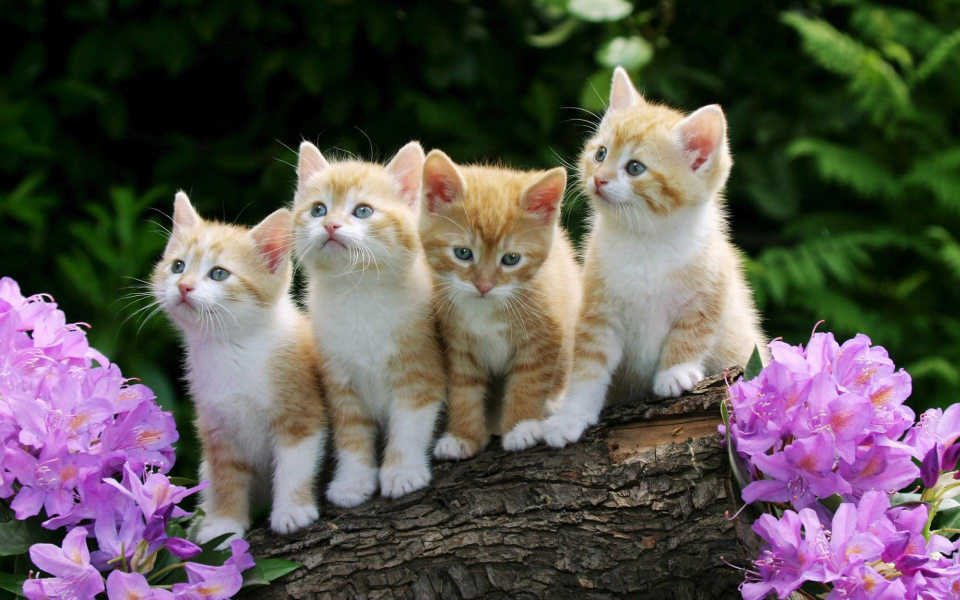
#> input picture sample.jpg, 1920 x 1200 px, found by its file name (shown at 1/2 size)
$ python edge_detection.py   (older library calls are emulated)
#> lines starting #> are read from the running program, lines starting #| are printed output that depends on the picture; after the words box and inside, x2 and y2 are one past the last pixel; in counts of white or black regions, pixels touching at a corner belong together
import cv2
import numpy as np

# Load the image
image = cv2.imread("sample.jpg")  # Replace with your image path
#> image is the input picture: shape (1200, 1920, 3); mean B, G, R 82.1, 85.7, 91.9
if image is None:
    print("Image not found. Please check the path.")
    exit()

# Resize for consistency
image = cv2.resize(image, (300, 300))
#> image: shape (300, 300, 3)

# Convert to grayscale
gray = cv2.cvtColor(image, cv2.COLOR_BGR2GRAY)

# 1. Canny Edge Detection
edges_canny = cv2.Canny(gray, 50, 150)
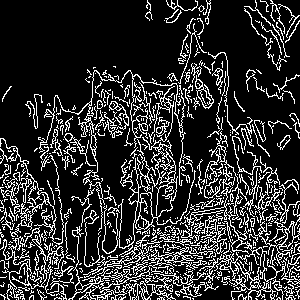
#> edges_canny: shape (300, 300); 18.9% white in thin lines or dots

# 2. Sobel Edge Detection (X and Y then combined)
sobelx = cv2.Sobel(gray, cv2.CV_64F, 1, 0, ksize=3)  # X direction
sobely = cv2.Sobel(gray, cv2.CV_64F, 0, 1, ksize=3)  # Y direction
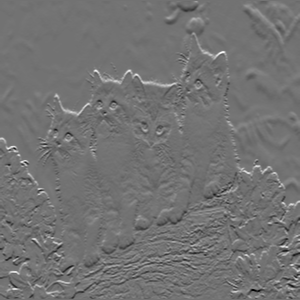
#> sobely: shape (300, 300) float64; min -763, max 929, mean 1.3; drawn with min black and max white
sobel_combined = cv2.magnitude(sobelx, sobely)
sobel_combined = np.uint8(np.clip(sobel_combined, 0, 255))
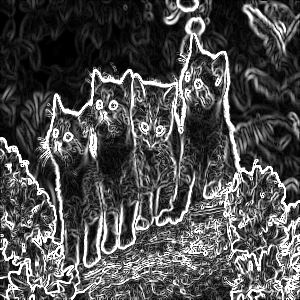
#> sobel_combined: shape (300, 300); min 0, max 255, mean 78.8

# 3. Laplacian Edge Detection
laplacian = cv2.Laplacian(gray, cv2.CV_64F)
laplacian = np.uint8(np.clip(laplacian, 0, 255))

# 4. Binary Thresholding (Binary Edge Detection)
_, binary = cv2.threshold(gray, 100, 255, cv2.THRESH_BINARY)
#> binary: shape (300, 300); 41.9% white; 209 white regions (191 under 20 px), largest, box (x1, y1, x2, y2) and area: (0, 18, 300, 300) 35872, (246, 7, 283, 50) 341, (177, 0, 198, 11) 179

# 5. Adaptive Thresholding
adaptive = cv2.adaptiveThreshold(gray, 255, cv2.ADAPTIVE_THRESH_GAUSSIAN_C,
                                  cv2.THRESH_BINARY, 11, 2)
#> adaptive: shape (300, 300); 59.9% white; 792 black regions (677 under 20 px), largest, box (x1, y1, x2, y2) and area: (0, 0, 300, 300) 21596, (0, 199, 74, 300) 2254, (238, 0, 300, 91) 1230

# Convert single channel to BGR for stacking
def to_bgr(img):
    return cv2.cvtColor(img, cv2.COLOR_GRAY2BGR)

# Add label text
def put_label(img, text, pos=(10, 25)):
#> called with text = 'Original', pos = (10, 25)
    return cv2.putText(img, text, pos, cv2.FONT_HERSHEY_SIMPLEX, 0.6, (0, 255, 0), 2)

# Prepare labeled images
original = put_label(image.copy(), "Original")
canny = put_label(to_bgr(edges_canny), "Canny")
#> in to_bgr, `return cv2.cvtColor(img, cv2.COLOR_GRAY2BGR)`: returned value: shape (300, 300, 3); 18.9% white in thin lines or dots
sobel = put_label(to_bgr(sobel_combined), "Sobel")
lap = put_label(to_bgr(laplacian), "Laplacian")
binary = put_label(to_bgr(binary), "Binary Threshold")
adaptive = put_label(to_bgr(adaptive), "Adaptive Threshold")
#> in put_label (call 6), `return cv2.putText(img, text, pos, cv2.FONT_HERSHEY_SIMPLEX, 0.6, (0, ..`:
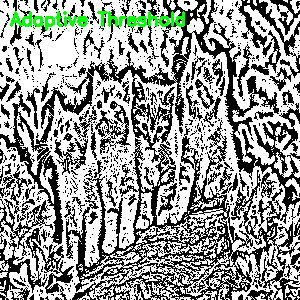
#> returned value: shape (300, 300, 3); mean B, G, R 150.2, 153.8, 150.2

# Stack images
row1 = np.hstack((original, canny, sobel))
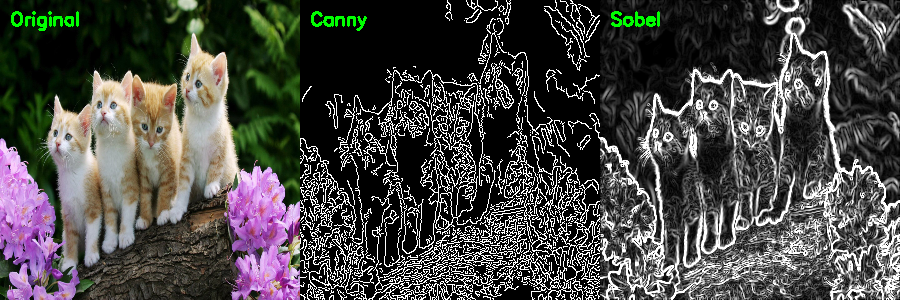
#> row1: shape (300, 900, 3); mean B, G, R 69.7, 72.1, 72.9
row2 = np.hstack((lap, binary, adaptive))
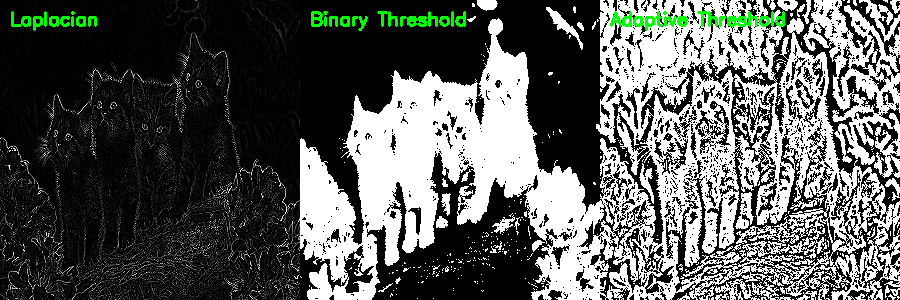
#> row2: shape (300, 900, 3); mean B, G, R 89.9, 92.8, 89.9
final = np.vstack((row1, row2))
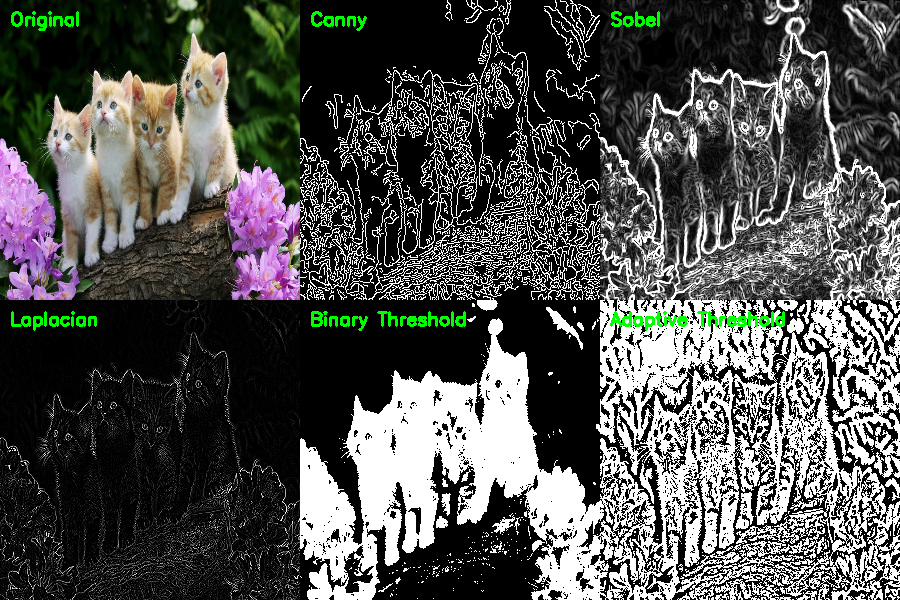
#> final: shape (600, 900, 3); mean B, G, R 79.8, 82.4, 81.4

# Show result
cv2.imshow("Edge Detection Techniques - OpenCV", final)
cv2.waitKey(0)
cv2.destroyAllWindows()
